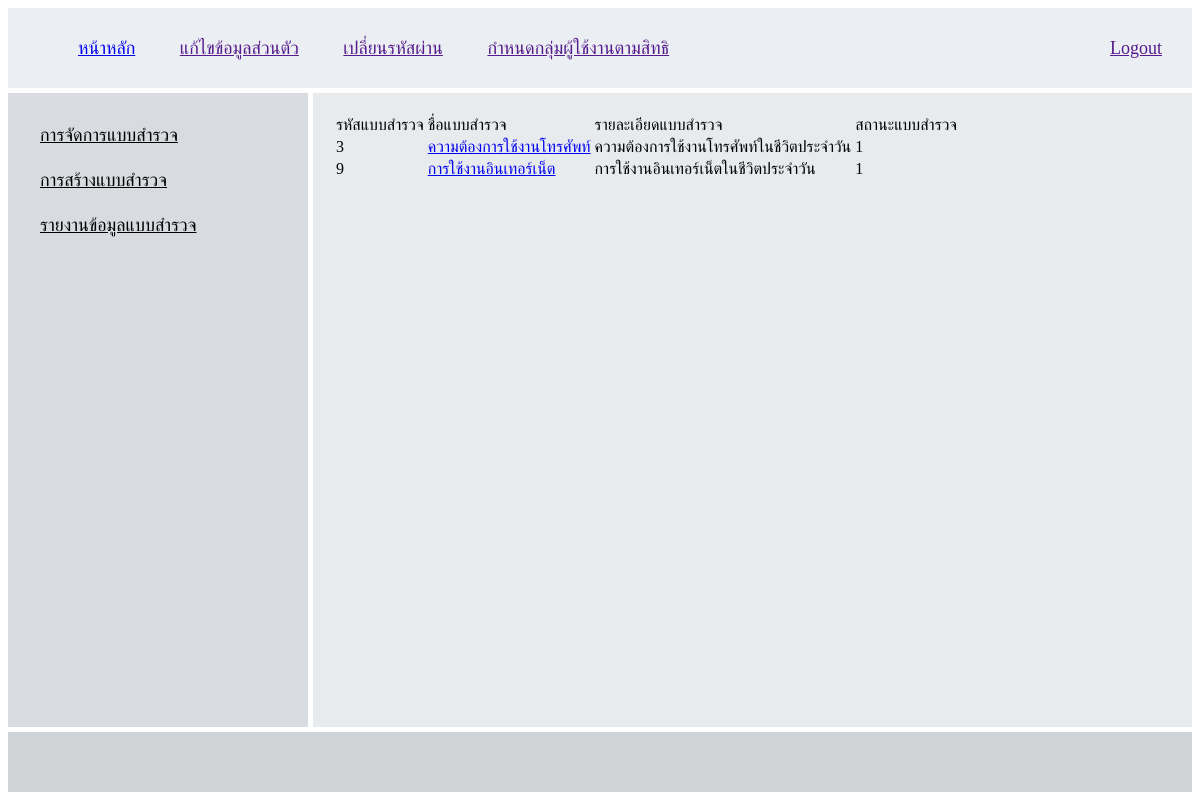
The page /admin/index.php?menu=6 on the database as committed earlier.
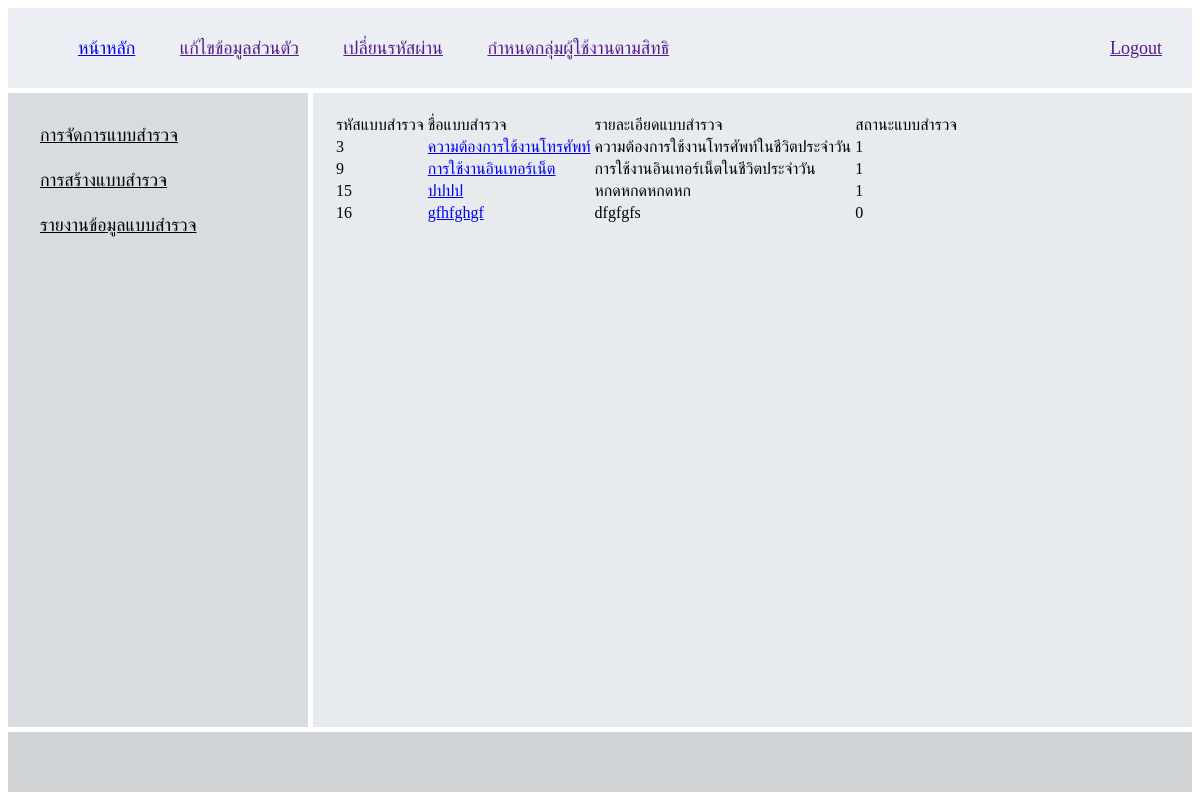
The same page on the database as committed later.
### tables this page shows
CREATE TABLE IF NOT EXISTS `topic` (
  `id_topic` int(11) NOT NULL AUTO_INCREMENT,
  `name_topic` varchar(50) NOT NULL,
  `detail_topic` varchar(250) NOT NULL,
  `status_topic` varchar(1) NOT NULL,
  PRIMARY KEY (`id_topic`)
);

### admin/surway-show-all.php (the view)
<?php
    include_once('../system/db.php');
    $sql = "SELECT  id_topic,name_topic,detail_topic,status_topic
    FROM topic";
    $result = $conn->query($sql);
    ?>
<table>
    <tr>
        <td>รหัสแบบสำรวจ</td>
        <td>ชื่อแบบสำรวจ</td>
        <td>รายละเอียดแบบสำรวจ</td>
        <td>สถานะแบบสำรวจ</td>
    </tr>
    <?php
    if ($result->num_rows > 0) {
        while ($row = $result->fetch_assoc()) {  ?>
    <tr>
        <td>
            <?php echo $row['id_topic'];  ?>
        </td>
        <td>
            <?php  $id_topic = $row['id_topic']; ?>
            <a href="index.php?menu=4&id_topic=<?php echo $id_topic; ?>&name_topic=<?php echo $row['name_topic']; ?>"><?php echo $row['name_topic']; ?></a>
        </td>
        <td>
            <?php echo $row['detail_topic'];  ?>
        </td>
        <td>
            <?php echo $row['status_topic'];  ?>
        </td>
    </tr>
    <?php
        }
   } ?>
   </table>

Rows that differ between the two databases and show on the page:
added topic: id_topic "15", name_topic "ปปปป", detail_topic "หกดหกดหกดหก", status_topic "1"
added topic: id_topic "16", name_topic "gfhfghgf", detail_topic "dfgfgfs", status_topic "0"
